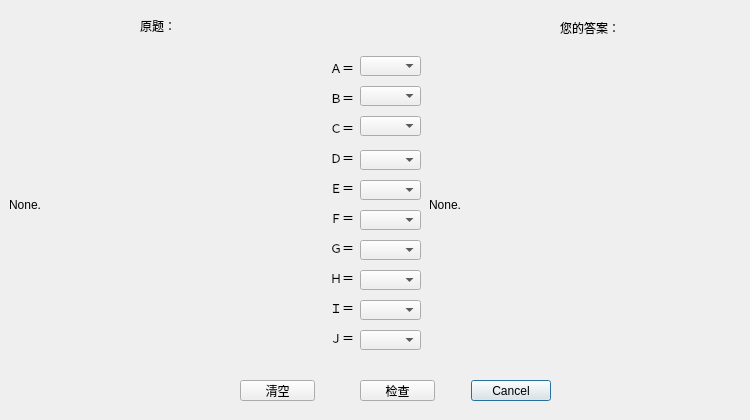
<?xml version="1.0" encoding="UTF-8"?>
<ui version="4.0">
 <class>DialogMS</class>
 <widget class="QDialog" name="DialogMS">
  <property name="geometry">
   <rect>
    <x>0</x>
    <y>0</y>
    <width>750</width>
    <height>420</height>
   </rect>
  </property>
  <property name="windowTitle">
   <string>手动求解</string>
  </property>
  <widget class="QDialogButtonBox" name="buttonBox">
   <property name="geometry">
    <rect>
     <x>470</x>
     <y>380</y>
     <width>81</width>
     <height>21</height>
    </rect>
   </property>
   <property name="orientation">
    <enum>Qt::Horizontal</enum>
   </property>
   <property name="standardButtons">
    <set>QDialogButtonBox::Cancel</set>
   </property>
  </widget>
  <widget class="QLabel" name="label">
   <property name="geometry">
    <rect>
     <x>140</x>
     <y>20</y>
     <width>54</width>
     <height>12</height>
    </rect>
   </property>
   <property name="text">
    <string>原题：</string>
   </property>
  </widget>
  <widget class="QPushButton" name="btnSubmit">
   <property name="geometry">
    <rect>
     <x>360</x>
     <y>380</y>
     <width>75</width>
     <height>21</height>
    </rect>
   </property>
   <property name="text">
    <string>检查</string>
   </property>
  </widget>
  <widget class="QLabel" name="lbl_0">
   <property name="geometry">
    <rect>
     <x>330</x>
     <y>60</y>
     <width>31</width>
     <height>16</height>
    </rect>
   </property>
   <property name="text">
    <string>Ａ＝</string>
   </property>
  </widget>
  <widget class="QPushButton" name="btnClear">
   <property name="geometry">
    <rect>
     <x>240</x>
     <y>380</y>
     <width>75</width>
     <height>21</height>
    </rect>
   </property>
   <property name="text">
    <string>清空</string>
   </property>
  </widget>
  <widget class="QComboBox" name="cbx_0">
   <property name="geometry">
    <rect>
     <x>360</x>
     <y>56</y>
     <width>61</width>
     <height>20</height>
    </rect>
   </property>
   <property name="currentText">
    <string/>
   </property>
   <property name="maxVisibleItems">
    <number>11</number>
   </property>
  </widget>
  <widget class="QComboBox" name="cbx_1">
   <property name="geometry">
    <rect>
     <x>360</x>
     <y>86</y>
     <width>61</width>
     <height>20</height>
    </rect>
   </property>
   <property name="currentText">
    <string/>
   </property>
   <property name="maxVisibleItems">
    <number>11</number>
   </property>
  </widget>
  <widget class="QLabel" name="lbl_1">
   <property name="geometry">
    <rect>
     <x>330</x>
     <y>90</y>
     <width>31</width>
     <height>16</height>
    </rect>
   </property>
   <property name="text">
    <string>Ｂ＝</string>
   </property>
  </widget>
  <widget class="QLabel" name="lbl_2">
   <property name="geometry">
    <rect>
     <x>330</x>
     <y>120</y>
     <width>31</width>
     <height>16</height>
    </rect>
   </property>
   <property name="text">
    <string>Ｃ＝</string>
   </property>
  </widget>
  <widget class="QComboBox" name="cbx_2">
   <property name="geometry">
    <rect>
     <x>360</x>
     <y>116</y>
     <width>61</width>
     <height>20</height>
    </rect>
   </property>
   <property name="currentText">
    <string/>
   </property>
   <property name="maxVisibleItems">
    <number>11</number>
   </property>
  </widget>
  <widget class="QComboBox" name="cbx_3">
   <property name="geometry">
    <rect>
     <x>360</x>
     <y>150</y>
     <width>61</width>
     <height>20</height>
    </rect>
   </property>
   <property name="currentText">
    <string/>
   </property>
   <property name="maxVisibleItems">
    <number>11</number>
   </property>
  </widget>
  <widget class="QLabel" name="lbl_3">
   <property name="geometry">
    <rect>
     <x>330</x>
     <y>150</y>
     <width>31</width>
     <height>16</height>
    </rect>
   </property>
   <property name="text">
    <string>Ｄ＝</string>
   </property>
  </widget>
  <widget class="QLabel" name="lbl_4">
   <property name="geometry">
    <rect>
     <x>330</x>
     <y>180</y>
     <width>31</width>
     <height>16</height>
    </rect>
   </property>
   <property name="text">
    <string>Ｅ＝</string>
   </property>
  </widget>
  <widget class="QComboBox" name="cbx_4">
   <property name="geometry">
    <rect>
     <x>360</x>
     <y>180</y>
     <width>61</width>
     <height>20</height>
    </rect>
   </property>
   <property name="currentText">
    <string/>
   </property>
   <property name="maxVisibleItems">
    <number>11</number>
   </property>
  </widget>
  <widget class="QComboBox" name="cbx_5">
   <property name="geometry">
    <rect>
     <x>360</x>
     <y>210</y>
     <width>61</width>
     <height>20</height>
    </rect>
   </property>
   <property name="currentText">
    <string/>
   </property>
   <property name="maxVisibleItems">
    <number>11</number>
   </property>
  </widget>
  <widget class="QLabel" name="lbl_5">
   <property name="geometry">
    <rect>
     <x>330</x>
     <y>210</y>
     <width>31</width>
     <height>16</height>
    </rect>
   </property>
   <property name="text">
    <string>Ｆ＝</string>
   </property>
  </widget>
  <widget class="QLabel" name="lbl_6">
   <property name="geometry">
    <rect>
     <x>330</x>
     <y>240</y>
     <width>31</width>
     <height>16</height>
    </rect>
   </property>
   <property name="text">
    <string>Ｇ＝</string>
   </property>
  </widget>
  <widget class="QComboBox" name="cbx_6">
   <property name="geometry">
    <rect>
     <x>360</x>
     <y>240</y>
     <width>61</width>
     <height>20</height>
    </rect>
   </property>
   <property name="currentText">
    <string/>
   </property>
   <property name="maxVisibleItems">
    <number>11</number>
   </property>
  </widget>
  <widget class="QComboBox" name="cbx_7">
   <property name="geometry">
    <rect>
     <x>360</x>
     <y>270</y>
     <width>61</width>
     <height>20</height>
    </rect>
   </property>
   <property name="currentText">
    <string/>
   </property>
   <property name="maxVisibleItems">
    <number>11</number>
   </property>
  </widget>
  <widget class="QLabel" name="lbl_7">
   <property name="geometry">
    <rect>
     <x>330</x>
     <y>270</y>
     <width>31</width>
     <height>16</height>
    </rect>
   </property>
   <property name="text">
    <string>Ｈ＝</string>
   </property>
  </widget>
  <widget class="QLabel" name="lbl_8">
   <property name="geometry">
    <rect>
     <x>330</x>
     <y>300</y>
     <width>31</width>
     <height>16</height>
    </rect>
   </property>
   <property name="text">
    <string>Ｉ＝</string>
   </property>
  </widget>
  <widget class="QComboBox" name="cbx_8">
   <property name="geometry">
    <rect>
     <x>360</x>
     <y>300</y>
     <width>61</width>
     <height>20</height>
    </rect>
   </property>
   <property name="currentText">
    <string/>
   </property>
   <property name="maxVisibleItems">
    <number>11</number>
   </property>
  </widget>
  <widget class="QComboBox" name="cbx_9">
   <property name="geometry">
    <rect>
     <x>360</x>
     <y>330</y>
     <width>61</width>
     <height>20</height>
    </rect>
   </property>
   <property name="currentText">
    <string/>
   </property>
   <property name="maxVisibleItems">
    <number>11</number>
   </property>
  </widget>
  <widget class="QLabel" name="lbl_9">
   <property name="geometry">
    <rect>
     <x>330</x>
     <y>330</y>
     <width>31</width>
     <height>16</height>
    </rect>
   </property>
   <property name="text">
    <string>Ｊ＝</string>
   </property>
  </widget>
  <widget class="QLabel" name="label_2">
   <property name="geometry">
    <rect>
     <x>560</x>
     <y>20</y>
     <width>71</width>
     <height>16</height>
    </rect>
   </property>
   <property name="text">
    <string>您的答案：</string>
   </property>
  </widget>
  <widget class="QWidget" name="gridLayoutWidget">
   <property name="geometry">
    <rect>
     <x>9</x>
     <y>59</y>
     <width>311</width>
     <height>291</height>
    </rect>
   </property>
   <layout class="QGridLayout" name="gridLayout1">
    <item row="0" column="0">
     <widget class="QLabel" name="lblFrom">
      <property name="text">
       <string>None.</string>
      </property>
      <property name="alignment">
       <set>Qt::AlignLeading|Qt::AlignLeft|Qt::AlignVCenter</set>
      </property>
     </widget>
    </item>
   </layout>
  </widget>
  <widget class="QWidget" name="gridLayoutWidget_2">
   <property name="geometry">
    <rect>
     <x>429</x>
     <y>59</y>
     <width>311</width>
     <height>291</height>
    </rect>
   </property>
   <layout class="QGridLayout" name="gridLayout2">
    <item row="0" column="0">
     <widget class="QLabel" name="lblTo">
      <property name="text">
       <string>None.</string>
      </property>
      <property name="alignment">
       <set>Qt::AlignLeading|Qt::AlignLeft|Qt::AlignVCenter</set>
      </property>
     </widget>
    </item>
   </layout>
  </widget>
 </widget>
 <resources/>
 <connections>
  <connection>
   <sender>buttonBox</sender>
   <signal>accepted()</signal>
   <receiver>DialogMS</receiver>
   <slot>accept()</slot>
   <hints>
    <hint type="sourcelabel">
     <x>248</x>
     <y>254</y>
    </hint>
    <hint type="destinationlabel">
     <x>157</x>
     <y>274</y>
    </hint>
   </hints>
  </connection>
  <connection>
   <sender>buttonBox</sender>
   <signal>rejected()</signal>
   <receiver>DialogMS</receiver>
   <slot>reject()</slot>
   <hints>
    <hint type="sourcelabel">
     <x>316</x>
     <y>260</y>
    </hint>
    <hint type="destinationlabel">
     <x>286</x>
     <y>274</y>
    </hint>
   </hints>
  </connection>
 </connections>
</ui>
